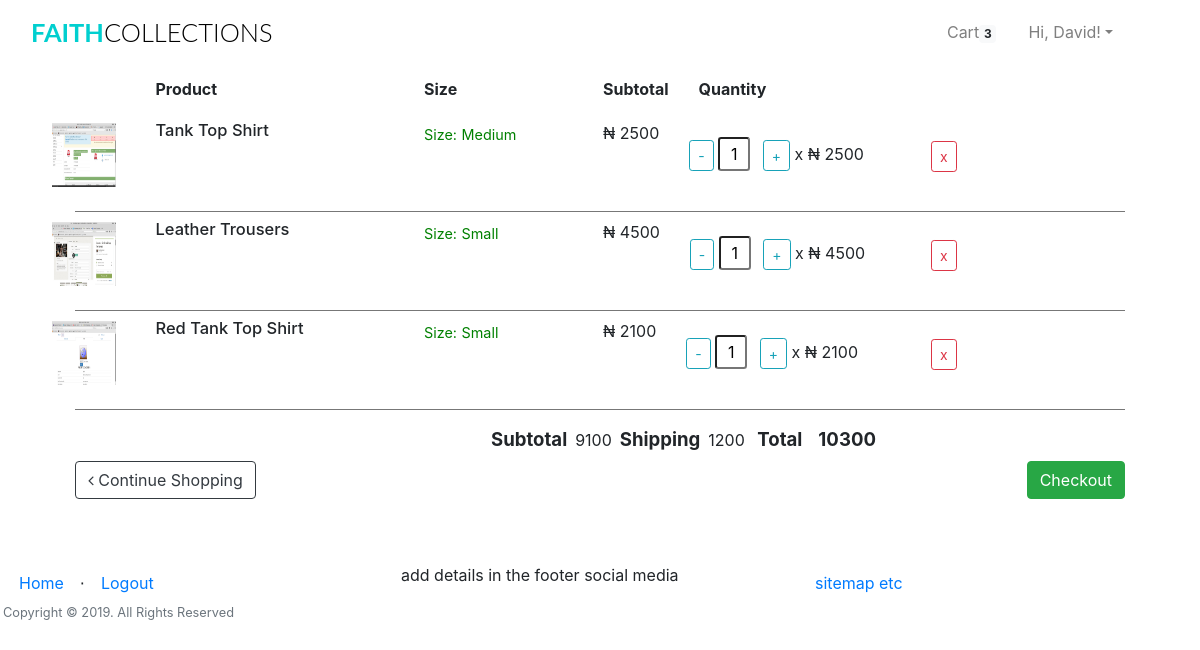
Page /cart/ (signed in) on the earlier database version.
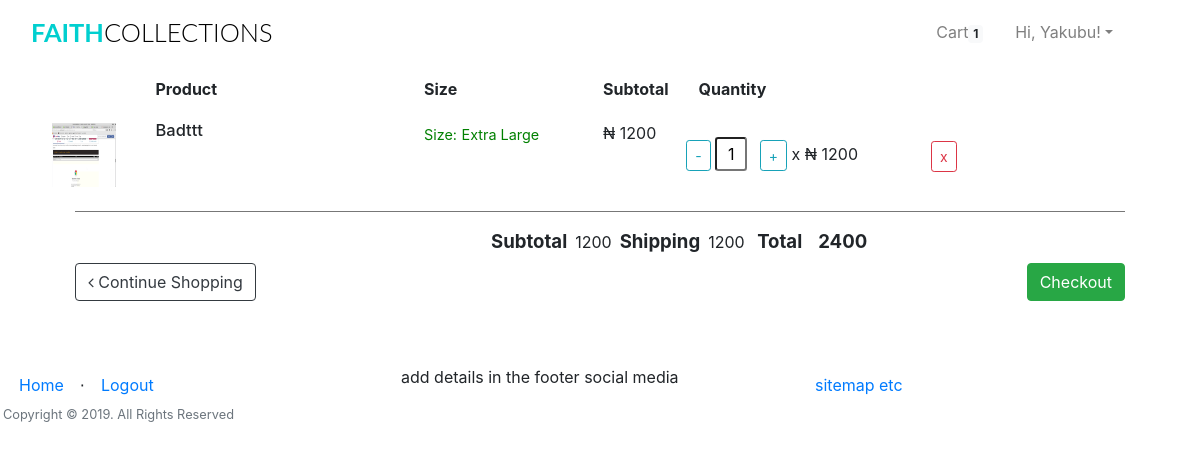
Same page on the later database version.
### app/models.py (models this page shows, shortened)
class User(UserMixin, db.Model):
	__tablename__="user"
	id = db.Column(db.Integer, primary_key=True)
	firstname = db.Column(db.String(24), index=True)
	lastname = db.Column(db.String(24), index=True)
	email = db.Column(db.String(50), index=True, unique=True)
	password_hash = db.Column(db.String)
	phonenumber = db.Column(db.String(18), index=True, unique=True)
	is_admin = db.Column(db.Boolean, default = False)
	order = db.relationship("Order", backref='ordered_products')
	kart = db.relationship('Kart', uselist=False, backref='user_kart')
	shipping_info = db.relationship('ShippingInfo', backref='shipping',lazy='dynamic')

class Kart(db.Model):
	id = db.Column(db.Integer, primary_key=True)
	product_id = db.Column(db.Integer, db.ForeignKey('product.id'))
	product = db.relationship('Products', uselist=False)
	quantity = db.Column(db.Integer)
	subtotal = db.Column(db.Integer)
	user_id = db.Column(db.Integer, db.ForeignKey('user.id'))
	user = db.relationship('User', uselist=False, backref='user')

class Products(db.Model):
	__tablename__ = 'product'
	id = db.Column(db.Integer, primary_key=True)
	product_name = db.Column(db.String(100), index=True)
	product_price = db.Column(db.Integer, index=True)
	product_image = db.Column(db.String(120),index=True)
	product_description = db.Column(db.String(200), index=True)
	product_stock = db.Column(db.Integer, index = True)
	product_size = db.Column(db.String(5), index = True)
	categories_id = db.Column(db.Integer, db.ForeignKey('categories.id'))
	order = db.relationship('Order', secondary=association_table, backref='my_orders', lazy='dynamic')

### app/users/routes.py (the view)
@users.route('/cart/',methods = ["GET","POST"])
def cart():
	if current_user.is_anonymous:
		count = 0
		user = 0
		cartlist = []
	else:
		user = current_user.id
		count = Kart.query.filter_by(user_id =user).count()
		cartlist = Kart.query.filter_by(user_id=user).all()
	form = CartForm()
	price = ShippingPrice()
	items_subtotals = subtotals()
	if current_user.is_anonymous:
		flash('please login or register to be able to add a shipping address')
		return render_template('users/cart.html', count= count, cartlist= cartlist,
	title = "Cart", form = form, price=price, items_subtotals=items_subtotals)
	return render_template('users/cart.html', count= count, cartlist= cartlist,
	title = "Cart", form = form, price=price,items_subtotals=items_subtotals)

### app/users/forms.py
class CartForm(FlaskForm):
	quantity = IntegerField('1', validators=[DataRequired()])
	submit = SubmitField('Submit')

### app/models.py (called while the page is built)
@login_manager.user_loader
def load_user(id):
    return User.query.get(int(id))

### app/users/routes.py (called while the page is built)
def ShippingPrice():
	if current_user.is_authenticated:
		item_num = Kart.query.filter_by(user_id = current_user.id).count()
	else:
		item_num = Kart.query.filter_by(user_id = 0).count()
	shipping_price = 0
	if item_num >= 1:
		shipping_price = 1200
	elif item_num >= 5:
		shipping_price = 2500
	else:
		pass
	return shipping_price

def subtotals():
	if current_user.is_authenticated:
		get_products = Kart.query.filter_by(user_id = current_user.id).all()
	else:
		get_products = Kart.query.filter_by(user_id = 0).all()
	items_subtotal = 0
	for price in get_products:
		items_subtotal+=int(price.subtotal)
	return items_subtotal

### app/templates/users/cart.html (shortened to what this page needs)
{% extends "base.html" %}
{% block body%}
<link href="//maxcdn.bootstrapcdn.com/font-awesome/4.1.0/css/font-awesome.min.css" rel="stylesheet">
<link href="{{ url_for('static', filename='css/cart.css')}}" rel="stylesheet">
<div class="container">
		{% if current_user.is_authenticated %}
	<div class="container">
		<div class="row hide">
				<div class="col-1">
				</div>
				<div class="col-6 col-md-3">
					<strong>Product</strong>
				</div>
				<div class="col-3 col-md-2">
						<strong>Size</strong>
				</div>
				<div class="col-auto left">
						<strong>Subtotal</strong>
				</div>
				<div class="col-auto col-md-3">
						<strong>Quantity</strong>
				</div>
		</div>
		{% for items in cartlist %}
		<div class="row">
			<div class="col-1">
				<img src="{{ items.product.product_image }}" class="item-img img-responsive"/>
			</div>
			<div class="col-6 col-md-3">
					<h6 class="nomargin">
							<p>{{ items.product.product_name }}</p>
						</h6>
			</div>
			<div class="col-3 col-md-2">
					<span class="size">Size:</span>
					<span class="size">{{ items.product.product_size }}</span>
			</div>
			<div class="col-auto left">
					<p>
							<span class="iso">₦</span>
							<span class="item-total{{items.id}} item-total">{{items.subtotal}}
						</span></p>
			</div>
			<div class="col-auto col-md-4">
					<form action="{{url_for('users.quantity_update', id=items.id)}}" class="form-inline"
					style="padding:0;margin:0;">
						<p>
							<input id="minus-btn" type="button" class="minus-btn{{items.id}} btn btn-sm btn-outline-info" value="-">
								<input type="text" name="quantity" class="qty form-control-sm"
								id="qty{{items.id}}" value="{{items.quantity}}" readonly>
							<input id="plus-btn" type="button" class="plus-btn{{items.id}} 	btn btn-sm btn-outline-info" value="+">
							 <span class="times">x</span> <span class="iso">₦</span> <span class="item-price{{items.id}}"> {{ items.product.product_price }}</span>
						</p>
					</form>
			</div>
			<div class="col-3 col-md-2 actions">
					<a href="{{ url_for('users.remove_item', id=items.id) }}"
					class=" btn btn-outline-danger btn-sm">x</a>
			</div>
		</div>
		<div class="line"></div>
		{% endfor %}
		<div class="table-crt">
				<strong>Subtotal</strong>
				<span id="subtotal_value">{{items_subtotals}}</span>
				<strong>Shipping</strong>
				{{ price }}
				<strong>Total</strong>
				<strong><span id ="total-final">{{items_subtotals + price}}</span></strong>
		</div>
					<a href="{{ url_for('home.homepage') }}" class="btn btn-outline-dark continue-shopping"><i class="fa fa-angle-left"></i> Continue Shopping</a>
					<a href="#" class="btn btn-success checkout-btn float-right" data-toggle="modal"
						data-target="#exampleModalCenter">Checkout</a>
</div>
	</div>
</div>
{% endif %}
{% endblock %}

### app/templates/base.html (shortened to what the changed rows need)
<html>
    <head>
        <link href="{{ url_for('static', filename='css/bootstrap.min.css') }}"rel="stylesheet">
        <link href="{{ url_for('static', filename='css/st.css') }}"rel="stylesheet">
    </head>
    <body>
            <div class="container-fluid mt-1 mb-3">
                <nav class="navbar navbar-expand-lg navbar-light">
                    <h1 class="brand_name">
                        <a class="navbar-brand" href="{{ url_for('home.homepage') }}">Faith<span>Collections</span></a>
                    </h1>
                    <div class="collapse navbar-collapse" id="navbarTogglerDemo03">
                    <ul class="navbar-nav ml-auto mr-5 mt-2 mt-lg-0">
                            {% if current_user.is_authenticated %}
                            {% if current_user.is_admin %}
                            <li class="nav-item ml-3">
                              <a class="nav-link active" href="{{ url_for('home.admin_dashboard') }}">Dashboard</a>
                            </li>
                            <li class="nav-item ml-3">
                              <a class="nav-link" href="{{ url_for('admin.list_categories') }}">Categories</a>
                            </li>
                            <li class="nav-item ml-3">
                              <a class="nav-link" href="{{ url_for('admin.list_products') }}">Products</a>
                            </li>
                            <li class="nav-item ml-3">
                              <a class="nav-link" href="#" >Orders</a>
                            </li>
                            {% else %}
                              <li class="nav-item ml-3">
                                <a class="nav-link" href="{{ url_for('users.cart') }}">Cart<span class="badge badge-light">{{ count }}</span></a>
                              </li>
                              {% endif %}
                              <li class="nav-item dropdown ml-3">
                                    <a class="nav-link dropdown-toggle" data-toggle="dropdown" href="#" role="button" aria-haspopup="true" aria-expanded="false">
                                        Hi, {{ current_user.firstname }}!</a>
                                  </li>
                                    {% endif %}
                    </ul>
                    </div>
                </nav>
            </div>
    <div class=" container">
            {% block body %}
            {% endblock %}
    </body>
</html>

Differences in the rows shown:
removed Kart: shows a picture, product.product_name "Leather Trousers", product.product_size "Small", subtotal "4500", quantity "1", product.product_price "4500"
removed Kart: shows a picture, product.product_name "Red Tank Top Shirt", product.product_size "Small", subtotal "2100", quantity "1", product.product_price "2100"
changed User: firstname "David" → "Yakubu"
changed Kart id 1: product.product_image: picture added in place of a placeholder; product.product_name "Tank Top Shirt" → "Badttt"; product.product_size "Medium" → "Extra Large"; subtotal "2500" → "1200"; product.product_price "2500" → "1200"
Other differences:
{{ count }}: "3" → "1"
{{ items_subtotals }}: "9100" → "1200"
{{ items_subtotals + price }}: "10300" → "2400"
